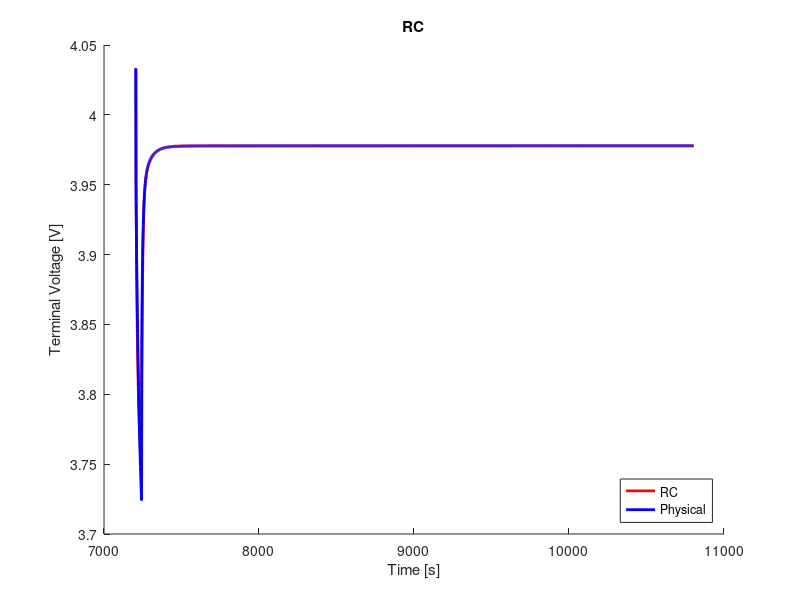

Here is the MATLAB script that generated this plot:
clear;
clc;
close all;

%% load data
load('ocv_final.mat');
time_ocv = time;
load('pulse_10_c_2.mat');
load('rc2_cf_10_c.mat');

%% voltage limitations
v_max = 4.4;                                    % cut-over voltage
v_min = 3.0;                                    % cut-off voltage

%% resample ocv and soc
t1 = time_ocv(1);
t2 = time_ocv(end);
dt = 1;                                         % sample time
t = (t1:dt:t2) - t1;

ocv = interp1(time_ocv, ocv, t1:dt:t2);
soc = interp1(time_ocv, soc, t1:dt:t2);

s = length(time);

%% variables
Q = 16.8;
eta = 1.0;                                  % coulombic efficiency

n = 2;                                      % number of rc links
i_r = zeros(n, 1);
v_c = zeros(n, 1);
flag = 1;

%% compute soc
ind_init = soc(interp1(ocv, 1:length(ocv), V_batt_time(1), 'nearest'))
ind_init = interp1(soc, 1:length(soc), ind_init, 'nearest');
v_t(1) = ocv(ind_init);
z0 = soc(ind_init);
z = z0 - dt/(Q*3600)*eta*cumsum(I(1:end));

% manual fit
p = 3;
r0 = r0_cf(p);
r1 = r1_cf(p);
r2 = r2_cf(p);
% r3 = r3_cf(p);
c1 = c1_cf(p);
c2 = c2_cf(p);
% c3 = c3_cf(p);

r = [r1; r2];
c = [c1; c2];

%% compute terminal voltage
for j = 1:n
    f(j) = exp(-dt/(r(j)*c(j)));
end
for k = 1:s-1
    if flag == 1
        i_r(:, k+1) = diag(f)*i_r(:, k) + (1-f')*I(k);
        v_c(:, k) = i_r(:, k).*r;
        ind = interp1(soc, 1:length(soc), z(k), 'nearest');
        v_t(k+1) = ocv(ind) - sum(v_c(:, k)) - I(k).*r0;
        if v_t(k) < v_min
            fprintf('Reached lower voltage limit.');
            flag = 0;
        end
        if v_t(k) > v_max
            fprintf('Reached upper voltage limit.');
            flag = 0;
        end 
    end
end

%% compute rms error
v_t = reshape(v_t, size(V_batt_time));
rmse = 1000*sqrt(mean((V_batt_time - v_t).^2))     % [mV]

%% plot
figure(1);
hold on;
plot(time, v_t, 'r', 'LineWidth', 2)
hold on;
plot(time, V_batt_time, 'b', 'LineWidth', 2)
xlabel('Time [s]')
ylabel('Terminal Voltage [V]')
title('RC')
legend('RC', 'Physical', 'location', 'southeast')
